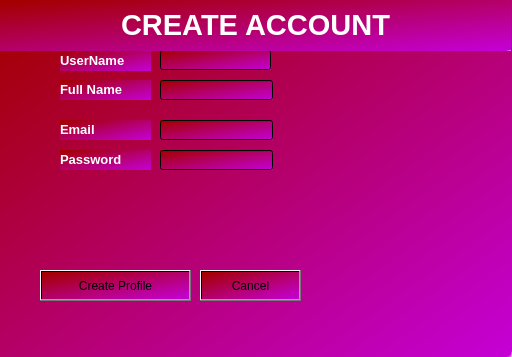
<?xml version="1.0" encoding="UTF-8"?>
<ui version="4.0">
 <class>UserProfile</class>
 <widget class="QDialog" name="UserProfile">
  <property name="geometry">
   <rect>
    <x>0</x>
    <y>0</y>
    <width>512</width>
    <height>357</height>
   </rect>
  </property>
  <property name="minimumSize">
   <size>
    <width>512</width>
    <height>0</height>
   </size>
  </property>
  <property name="windowTitle">
   <string>Dialog</string>
  </property>
  <property name="toolTip">
   <string>&lt;html&gt;&lt;head/&gt;&lt;body&gt;&lt;p&gt;,,,,&lt;/p&gt;&lt;/body&gt;&lt;/html&gt;</string>
  </property>
  <property name="styleSheet">
   <string notr="true">background-color: rgb(200, 15, 89);
background-color: qlineargradient(spread:pad, x1:0, y1:0, x2:1, y2:1, stop:0.0284091 rgba(164, 0, 0, 255), stop:0.988636 rgba(197, 0, 213, 255), stop:1 rgba(255, 255, 255, 255));
</string>
  </property>
  <widget class="QLabel" name="label_2">
   <property name="geometry">
    <rect>
     <x>60</x>
     <y>120</y>
     <width>91</width>
     <height>20</height>
    </rect>
   </property>
   <property name="text">
    <string>&lt;html&gt;&lt;head/&gt;&lt;body&gt;&lt;p&gt;&lt;span style=&quot; font-size:10pt; font-weight:700; color:#ffffff;&quot;&gt;Email&lt;/span&gt;&lt;/p&gt;&lt;/body&gt;&lt;/html&gt;</string>
   </property>
  </widget>
  <widget class="QLabel" name="label_3">
   <property name="geometry">
    <rect>
     <x>60</x>
     <y>80</y>
     <width>91</width>
     <height>20</height>
    </rect>
   </property>
   <property name="text">
    <string>&lt;html&gt;&lt;head/&gt;&lt;body&gt;&lt;p&gt;&lt;span style=&quot; font-size:10pt; font-weight:700; color:#ffffff;&quot;&gt;Full Name&lt;/span&gt;&lt;/p&gt;&lt;/body&gt;&lt;/html&gt;</string>
   </property>
  </widget>
  <widget class="QLineEdit" name="txtEmail">
   <property name="geometry">
    <rect>
     <x>160</x>
     <y>120</y>
     <width>113</width>
     <height>20</height>
    </rect>
   </property>
  </widget>
  <widget class="QLineEdit" name="txtName">
   <property name="geometry">
    <rect>
     <x>160</x>
     <y>80</y>
     <width>113</width>
     <height>20</height>
    </rect>
   </property>
  </widget>
  <widget class="QPushButton" name="btnCancel">
   <property name="geometry">
    <rect>
     <x>200</x>
     <y>270</y>
     <width>101</width>
     <height>31</height>
    </rect>
   </property>
   <property name="styleSheet">
    <string notr="true">border-color: rgb(255, 255, 255);
font: 16pt &quot;Segoe MDL2 Assets&quot;;</string>
   </property>
   <property name="text">
    <string>Cancel</string>
   </property>
  </widget>
  <widget class="QLabel" name="label">
   <property name="geometry">
    <rect>
     <x>60</x>
     <y>50</y>
     <width>91</width>
     <height>21</height>
    </rect>
   </property>
   <property name="styleSheet">
    <string notr="true"/>
   </property>
   <property name="text">
    <string>&lt;html&gt;&lt;head/&gt;&lt;body&gt;&lt;p&gt;&lt;span style=&quot; font-size:10pt; font-weight:700; color:#ffffff;&quot;&gt;UserName&lt;/span&gt;&lt;/p&gt;&lt;/body&gt;&lt;/html&gt;</string>
   </property>
  </widget>
  <widget class="QLineEdit" name="txtUsername">
   <property name="geometry">
    <rect>
     <x>160</x>
     <y>50</y>
     <width>111</width>
     <height>20</height>
    </rect>
   </property>
   <property name="styleSheet">
    <string notr="true">border-color: qradialgradient(spread:pad, cx:0.5, cy:0.5, radius:0.5, fx:0.5, fy:0.5, stop:0 rgba(255, 0, 223, 0), stop:0.52 rgba(0, 0, 0, 0), stop:0.565 rgba(82, 121, 76, 33), stop:0.65 rgba(0, 0, 0, 64), stop:0.721925 rgba(255, 238, 150, 129), stop:0.77 rgba(255, 0, 159, 204), stop:0.89 rgba(191, 128, 255, 64), stop:1 rgba(0, 0, 0, 0));
border-top-color: rgb(255, 170, 255);</string>
   </property>
  </widget>
  <widget class="QLineEdit" name="txtPassword">
   <property name="geometry">
    <rect>
     <x>160</x>
     <y>150</y>
     <width>113</width>
     <height>20</height>
    </rect>
   </property>
   <property name="minimumSize">
    <size>
     <width>113</width>
     <height>0</height>
    </size>
   </property>
  </widget>
  <widget class="QLabel" name="label_4">
   <property name="geometry">
    <rect>
     <x>60</x>
     <y>150</y>
     <width>91</width>
     <height>20</height>
    </rect>
   </property>
   <property name="styleSheet">
    <string notr="true">border-color: rgb(255, 170, 255);</string>
   </property>
   <property name="text">
    <string>&lt;html&gt;&lt;head/&gt;&lt;body&gt;&lt;p&gt;&lt;span style=&quot; font-size:10pt; font-weight:700; color:#ffffff;&quot;&gt;Password&lt;/span&gt;&lt;/p&gt;&lt;/body&gt;&lt;/html&gt;</string>
   </property>
  </widget>
  <widget class="QPushButton" name="btnCreateProfile">
   <property name="geometry">
    <rect>
     <x>40</x>
     <y>270</y>
     <width>151</width>
     <height>31</height>
    </rect>
   </property>
   <property name="toolTip">
    <string>&lt;html&gt;&lt;head/&gt;&lt;body&gt;&lt;p align=&quot;center&quot;&gt;&lt;span style=&quot; font-weight:700; color:#ffffff;&quot;&gt;Create Profile&lt;/span&gt;&lt;/p&gt;&lt;/body&gt;&lt;/html&gt;</string>
   </property>
   <property name="whatsThis">
    <string>&lt;html&gt;&lt;head/&gt;&lt;body&gt;&lt;p align=&quot;center&quot;&gt;&lt;span style=&quot; font-weight:700; color:#ffffff;&quot;&gt;CREATE PROFILE&lt;/span&gt;&lt;/p&gt;&lt;/body&gt;&lt;/html&gt;</string>
   </property>
   <property name="styleSheet">
    <string notr="true">font: 18pt &quot;Segoe MDL2 Assets&quot;;</string>
   </property>
   <property name="text">
    <string>Create Profile</string>
   </property>
  </widget>
  <widget class="QLabel" name="label_5">
   <property name="geometry">
    <rect>
     <x>0</x>
     <y>0</y>
     <width>511</width>
     <height>361</height>
    </rect>
   </property>
   <property name="styleSheet">
    <string notr="true">image: url(:/image/image/mim18.jpg);</string>
   </property>
   <property name="text">
    <string/>
   </property>
  </widget>
  <widget class="QLabel" name="label_6">
   <property name="geometry">
    <rect>
     <x>0</x>
     <y>0</y>
     <width>511</width>
     <height>51</height>
    </rect>
   </property>
   <property name="styleSheet">
    <string notr="true">
font: 20pt &quot;Snap ITC&quot;;</string>
   </property>
   <property name="text">
    <string>&lt;html&gt;&lt;head/&gt;&lt;body&gt;&lt;p align=&quot;center&quot;&gt;&lt;span style=&quot; font-size:22pt; font-weight:700; color:#ffffff;&quot;&gt;CREATE ACCOUNT&lt;/span&gt;&lt;/p&gt;&lt;/body&gt;&lt;/html&gt;</string>
   </property>
  </widget>
  <zorder>label_5</zorder>
  <zorder>label_2</zorder>
  <zorder>label_3</zorder>
  <zorder>label</zorder>
  <zorder>label_4</zorder>
  <zorder>txtPassword</zorder>
  <zorder>txtEmail</zorder>
  <zorder>txtName</zorder>
  <zorder>txtUsername</zorder>
  <zorder>btnCancel</zorder>
  <zorder>btnCreateProfile</zorder>
  <zorder>label_6</zorder>
 </widget>
 <resources/>
 <connections/>
</ui>
